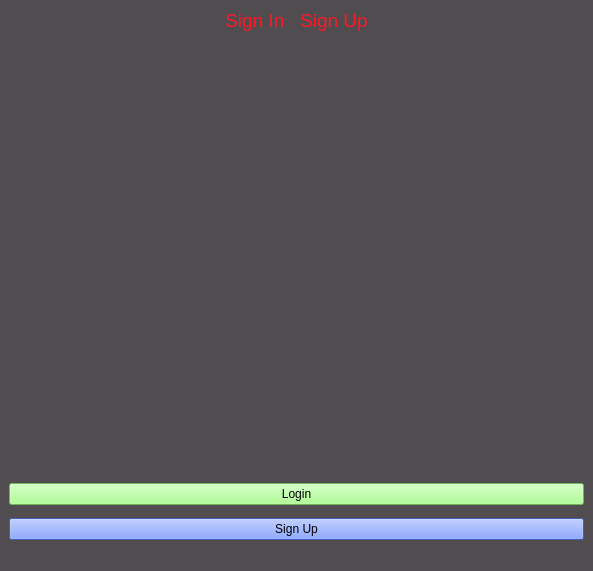
<?xml version="1.0" encoding="UTF-8"?>
<ui version="4.0">
 <class>MainWindow</class>
 <widget class="QMainWindow" name="MainWindow">
  <property name="geometry">
   <rect>
    <x>0</x>
    <y>0</y>
    <width>593</width>
    <height>571</height>
   </rect>
  </property>
  <property name="windowTitle">
   <string>Main Window</string>
  </property>
  <property name="styleSheet">
   <string notr="true">background-color: rgb(81, 76, 79);</string>
  </property>
  <widget class="QWidget" name="centralwidget">
   <layout class="QVBoxLayout" name="verticalLayout">
    <item>
     <widget class="QLabel" name="label">
      <property name="font">
       <font>
        <pointsize>14</pointsize>
       </font>
      </property>
      <property name="styleSheet">
       <string notr="true">alternate-background-color: rgb(58, 23, 255);
color: rgb(255, 23, 38);</string>
      </property>
      <property name="text">
       <string>Sign In   Sign Up</string>
      </property>
      <property name="alignment">
       <set>Qt::AlignmentFlag::AlignCenter</set>
      </property>
     </widget>
    </item>
    <item>
     <spacer name="verticalSpacer_2">
      <property name="orientation">
       <enum>Qt::Orientation::Vertical</enum>
      </property>
      <property name="sizeHint" stdset="0">
       <size>
        <width>20</width>
        <height>40</height>
       </size>
      </property>
     </spacer>
    </item>
    <item>
     <widget class="QPushButton" name="btnLogin">
      <property name="styleSheet">
       <string notr="true">background-color: rgb(152, 255, 120);</string>
      </property>
      <property name="text">
       <string>Login</string>
      </property>
     </widget>
    </item>
    <item>
     <spacer name="verticalSpacer">
      <property name="orientation">
       <enum>Qt::Orientation::Vertical</enum>
      </property>
     </spacer>
    </item>
    <item>
     <widget class="QPushButton" name="btnSignUp">
      <property name="styleSheet">
       <string notr="true">background-color: rgb(93, 131, 255)</string>
      </property>
      <property name="text">
       <string>Sign Up</string>
      </property>
     </widget>
    </item>
   </layout>
  </widget>
  <widget class="QStatusBar" name="statusbar"/>
 </widget>
 <resources/>
 <connections/>
</ui>
